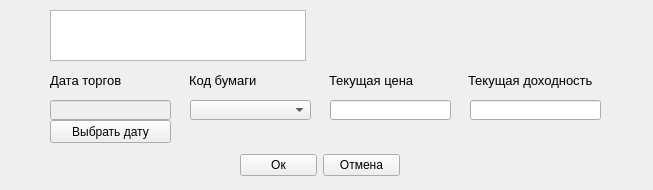
<?xml version="1.0" encoding="UTF-8"?>
<ui version="4.0">
 <class>AddDialog1</class>
 <widget class="QWidget" name="AddDialog1">
  <property name="geometry">
   <rect>
    <x>0</x>
    <y>0</y>
    <width>653</width>
    <height>190</height>
   </rect>
  </property>
  <property name="windowTitle">
   <string>Добавление записи в Activ</string>
  </property>
  <property name="windowIcon">
   <iconset>
    <normaloff>dollar.png</normaloff>dollar.png</iconset>
  </property>
  <widget class="QWidget" name="horizontalLayoutWidget_3">
   <property name="geometry">
    <rect>
     <x>240</x>
     <y>150</y>
     <width>160</width>
     <height>31</height>
    </rect>
   </property>
   <layout class="QHBoxLayout" name="horizontalLayout_2">
    <item>
     <widget class="QPushButton" name="button_ok">
      <property name="text">
       <string>Ок</string>
      </property>
     </widget>
    </item>
    <item>
     <widget class="QPushButton" name="button_cancel">
      <property name="text">
       <string>Отмена</string>
      </property>
     </widget>
    </item>
   </layout>
  </widget>
  <widget class="QWidget" name="horizontalLayoutWidget">
   <property name="geometry">
    <rect>
     <x>50</x>
     <y>60</y>
     <width>551</width>
     <height>41</height>
    </rect>
   </property>
   <layout class="QHBoxLayout" name="horizontalLayout">
    <item>
     <widget class="QLabel" name="label_torg_date">
      <property name="font">
       <font>
        <pointsize>10</pointsize>
       </font>
      </property>
      <property name="text">
       <string>Дата торгов</string>
      </property>
     </widget>
    </item>
    <item>
     <widget class="QLabel" name="label_regnum">
      <property name="font">
       <font>
        <pointsize>10</pointsize>
       </font>
      </property>
      <property name="text">
       <string>Код бумаги</string>
      </property>
     </widget>
    </item>
    <item>
     <widget class="QLabel" name="label_price">
      <property name="font">
       <font>
        <pointsize>10</pointsize>
       </font>
      </property>
      <property name="text">
       <string>Текущая цена</string>
      </property>
     </widget>
    </item>
    <item>
     <widget class="QLabel" name="label_gain_end">
      <property name="font">
       <font>
        <pointsize>10</pointsize>
       </font>
      </property>
      <property name="text">
       <string>Текущая доходность</string>
      </property>
     </widget>
    </item>
   </layout>
  </widget>
  <widget class="QLineEdit" name="line_price">
   <property name="geometry">
    <rect>
     <x>330</x>
     <y>100</y>
     <width>121</width>
     <height>20</height>
    </rect>
   </property>
  </widget>
  <widget class="QLineEdit" name="line_gain_end">
   <property name="geometry">
    <rect>
     <x>470</x>
     <y>100</y>
     <width>131</width>
     <height>20</height>
    </rect>
   </property>
  </widget>
  <widget class="QComboBox" name="comboBox_regnum">
   <property name="geometry">
    <rect>
     <x>190</x>
     <y>100</y>
     <width>121</width>
     <height>20</height>
    </rect>
   </property>
  </widget>
  <widget class="QTextBrowser" name="textBrowser">
   <property name="geometry">
    <rect>
     <x>50</x>
     <y>10</y>
     <width>256</width>
     <height>51</height>
    </rect>
   </property>
  </widget>
  <widget class="QPushButton" name="date_button">
   <property name="geometry">
    <rect>
     <x>50</x>
     <y>120</y>
     <width>121</width>
     <height>23</height>
    </rect>
   </property>
   <property name="text">
    <string>Выбрать дату</string>
   </property>
  </widget>
  <widget class="QLineEdit" name="line_date">
   <property name="enabled">
    <bool>false</bool>
   </property>
   <property name="geometry">
    <rect>
     <x>50</x>
     <y>100</y>
     <width>121</width>
     <height>20</height>
    </rect>
   </property>
  </widget>
 </widget>
 <resources/>
 <connections/>
</ui>
